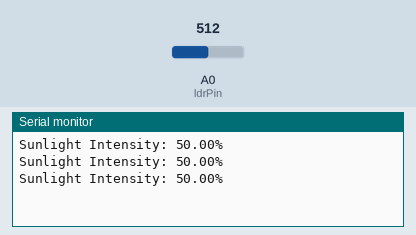
Recording of a sketch running on a simulated Arduino Uno, built with avr-gcc and run on an emulated ATmega328P. Shown: the last lines printed to the serial monitor. Inputs (shaded band) come from the test bench; at power-on: A0 (ldrPin) = 512.

Above: at 1.3 s.
1.4 s: A0 (ldrPin) set to 716
At 1.9 s:
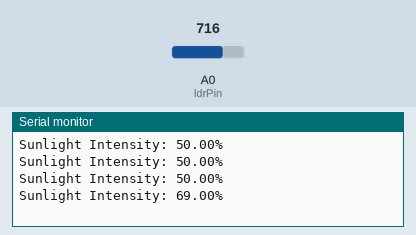
2.9 s: A0 (ldrPin) set to 900
At 3.4 s:
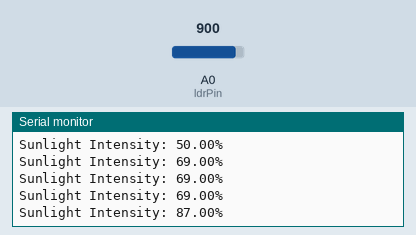
Timing chart, 0 to 5.9 s (numbered marks = the images above; inputs shaded):
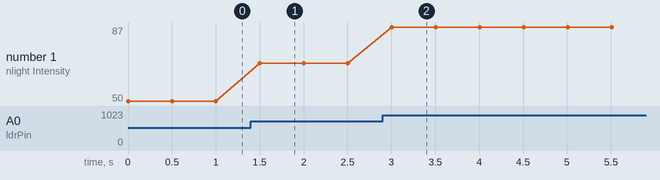

Measured:
- after the input at 1.4 s, the serial monitor: prints a new line after 0.10 s (image 1)
- after the input at 2.9 s, the serial monitor: prints a new line after 0.10 s (image 2)
- plotted number 1: 50 → 69 after the input at 1.4 s, 69 → 87 after the input at 2.9 s

The sketch:

Arduino_code_LDR.ino
```cpp
// Define the analog pin for the LDR
const int ldrPin = A0;


void setup() {
  // Start serial communication for debugging
  Serial.begin(9600);
}

void loop() {
  // Read analog value from LDR
  int ldrValue = analogRead(ldrPin);

  // Map the analog value to the sunlight intensity range (adjust min and max values as needed)
  float sunlightIntensity = map(ldrValue, 0, 1023, 0, 100);

  // Print the sunlight intensity to Serial Monitor
  Serial.print("Sunlight Intensity: ");
  Serial.print(sunlightIntensity);
  Serial.println("%");

  // Add a short delay before the next reading (adjust as needed)
  delay(500);
}
```
